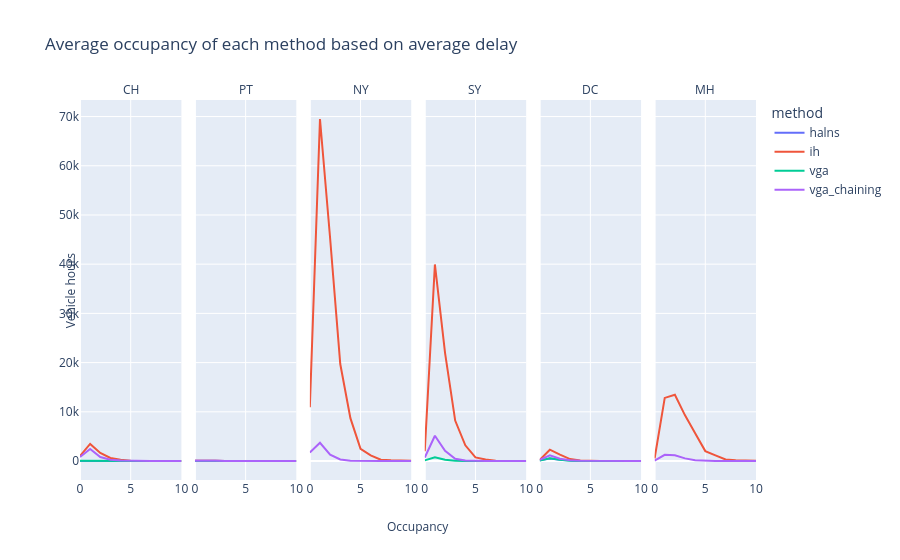

Write notebook code for a chart like this one.
### Markdown cell above
for each city - if capacity was set to 4, 6, 10 - how occupied it was?

### Code cell
occ_df = oc_df[['area_short', 'vehicle_hours', 'occupancy', 'method']].drop_duplicates().groupby(['area_short', 'occupancy', 'method']).sum().reset_index()
occ_df = occ_df.sort_values(by=['occupancy'])
area_occ_df = occ_df[occ_df['area_short'] == 'MH']
# sorted_occ_df = occ_df.sort_values(by=['vehicle_hours'])
fig = px.line(
    occ_df,
    # area_occ_df,
    x='occupancy',
    y='vehicle_hours',
    # x='vehicle_hours',
    # y='occupancy',
    color='method',
    # barmode='group',
    title=f'Average occupancy of each method based on average delay',
    facet_col='area_short',
)

# fig.update_layout(
#     height=800,
#     width=1400,
# )

# small figures
fig.for_each_yaxis(lambda y: y.update(title=''))  # Remove titles
fig.for_each_xaxis(lambda x: x.update(title=''))  # Remove titles

# titles
# fig.add_annotation(x=0.5, y=1.15, text="Area", xref="paper", yref="paper", showarrow=False) # facet column title
# fig.add_annotation(x=1.02, y=0.5, text="Duration [min]", xref="paper", yref="paper", showarrow=False, textangle=90) # facet row title
fig.add_annotation(x=-0.03, y=0.5, text="Vehicle hours", textangle=-90, xref="paper", yref="paper", showarrow=False) # y axis title
fig.add_annotation(x=0.5, y=-0.15, text="Occupancy", xref="paper", yref="paper", showarrow=False) #x axis title
fig.for_each_annotation(lambda a: a.update(text=a.text.split("=")[-1]))
fig.show()

### Figure 1 — Plotly figure (JSON) as saved in the notebook; plotly's stock layout.template omitted (floating-point values rounded to 4 significant figures)
{"data": [{"hovertemplate": "method=halns<br>area_short=CH<br>occupancy=%{x}<br>vehicle_hours=%{y}<extra></extra>", "legendgroup": "halns", "line": {"color": "#636efa", "dash": "solid"}, "marker": {"symbol": "circle"}, "mode": "lines", "name": "halns", "orientation": "v", "showlegend": true, "type": "scatter", "x": [0, 1, 2, 3, 4, 5, 6, 7, 8, 9, 10], "xaxis": "x", "y": [8.448, 6.171, 3.456, 2.599, 0.5625, 0.5142, 0.09694, 0.0, 0.0, 0.0, 0.0], "yaxis": "y"}, {"hovertemplate": "method=halns<br>area_short=PT<br>occupancy=%{x}<br>vehicle_hours=%{y}<extra></extra>", "legendgroup": "halns", "line": {"color": "#636efa", "dash": "solid"}, "marker": {"symbol": "circle"}, "mode": "lines", "name": "halns", "orientation": "v", "showlegend": false, "type": "scatter", "x": [0, 1, 2, 3, 4, 5, 6, 7, 8, 9, 10], "xaxis": "x2", "y": [33.08, 79.52, 40.12, 17.69, 5.492, 0.0, 0.0, 0.0, 0.0, 0.0, 0.0], "yaxis": "y2"}, {"hovertemplate": "method=halns<br>area_short=DC<br>occupancy=%{x}<br>vehicle_hours=%{y}<extra></extra>", "legendgroup": "halns", "line": {"color": "#636efa", "dash": "solid"}, "marker": {"symbol": "circle"}, "mode": "lines", "name": "halns", "orientation": "v", "showlegend": false, "type": "scatter", "x": [0, 1, 2, 3, 4, 5, 6, 7, 8, 9, 10], "xaxis": "x5", "y": [124.1, 521.8, 237.3, 48.38, 9.101, 1.371, 0.08472, 0.0, 0.0, 0.0, 0.0], "yaxis": "y5"}, {"hovertemplate": "method=ih<br>area_short=CH<br>occupancy=%{x}<br>vehicle_hours=%{y}<extra></extra>", "legendgroup": "ih", "line": {"color": "#EF553B", "dash": "solid"}, "marker": {"symbol": "circle"}, "mode": "lines", "name": "ih", "orientation": "v", "showlegend": true, "type": "scatter", "x": [0, 1, 2, 3, 4, 5, 6, 7, 8, 9, 10], "xaxis": "x", "y": [1022.0, 3472.0, 1636.0, 611.2, 238.3, 48.58, 18.08, 1.806, 0.5089, 0.04583, 0.0], "yaxis": "y"}, {"hovertemplate": "method=ih<br>area_short=PT<br>occupancy=%{x}<br>vehicle_hours=%{y}<extra></extra>", "legendgroup": "ih", "line": {"color": "#EF553B", "dash": "solid"}, "marker": {"symbol": "circle"}, "mode": "lines", "name": "ih", "orientation": "v", "showlegend": false, "type": "scatter", "x": [0, 1, 2, 3, 4, 5, 6, 7, 8, 9, 10], "xaxis": "x2", "y": [43.12, 99.42, 40.57, 14.93, 4.661, 0.0, 0.0, 0.0, 0.0, 0.0, 0.0], "yaxis": "y2"}, {"hovertemplate": "method=ih<br>area_short=NY<br>occupancy=%{x}<br>vehicle_hours=%{y}<extra></extra>", "legendgroup": "ih", "line": {"color": "#EF553B", "dash": "solid"}, "marker": {"symbol": "circle"}, "mode": "lines", "name": "ih", "orientation": "v", "showlegend": false, "type": "scatter", "x": [0, 1, 2, 3, 4, 5, 6, 7, 8, 9, 10], "xaxis": "x3", "y": [10930.0, 69500.0, 45260.0, 19710.0, 8708.0, 2476.0, 1156.0, 272.5, 144.8, 77.31, 30.2], "yaxis": "y3"}, {"hovertemplate": "method=ih<br>area_short=SY<br>occupancy=%{x}<br>vehicle_hours=%{y}<extra></extra>", "legendgroup": "ih", "line": {"color": "#EF553B", "dash": "solid"}, "marker": {"symbol": "circle"}, "mode": "lines", "name": "ih", "orientation": "v", "showlegend": false, "type": "scatter", "x": [0, 1, 2, 3, 4, 5, 6, 7, 8, 9, 10], "xaxis": "x4", "y": [1972.0, 39950.0, 21980.0, 8215.0, 3190.0, 729.9, 297.0, 56.33, 21.23, 11.64, 10.55], "yaxis": "y4"}, {"hovertemplate": "method=ih<br>area_short=DC<br>occupancy=%{x}<br>vehicle_hours=%{y}<extra></extra>", "legendgroup": "ih", "line": {"color": "#EF553B", "dash": "solid"}, "marker": {"symbol": "circle"}, "mode": "lines", "name": "ih", "orientation": "v", "showlegend": false, "type": "scatter", "x": [0, 1, 2, 3, 4, 5, 6, 7, 8, 9, 10], "xaxis": "x5", "y": [196.4, 2300.0, 1279.0, 393.6, 96.18, 8.834, 2.826, 0.08722, 0.0, 0.0, 0.0], "yaxis": "y5"}, {"hovertemplate": "method=ih<br>area_short=MH<br>occupancy=%{x}<br>vehicle_hours=%{y}<extra></extra>", "legendgroup": "ih", "line": {"color": "#EF553B", "dash": "solid"}, "marker": {"symbol": "circle"}, "mode": "lines", "name": "ih", "orientation": "v", "showlegend": false, "type": "scatter", "x": [0, 1, 2, 3, 4, 5, 6, 7, 8, 9, 10], "xaxis": "x6", "y": [513.3, 12820.0, 13470.0, 9283.0, 5644.0, 2014.0, 1130.0, 294.6, 172.0, 92.51, 38.34], "yaxis": "y6"}, {"hovertemplate": "method=vga<br>area_short=CH<br>occupancy=%{x}<br>vehicle_hours=%{y}<extra></extra>", "legendgroup": "vga", "line": {"color": "#00cc96", "dash": "solid"}, "marker": {"symbol": "circle"}, "mode": "lines", "name": "vga", "orientation": "v", "showlegend": true, "type": "scatter", "x": [0, 1, 2, 3, 4, 5, 6, 7, 8, 9, 10], "xaxis": "x", "y": [41.64, 57.61, 10.36, 3.796, 0.42, 0.02722, 0.0, 0.0, 0.0, 0.0, 0.0], "yaxis": "y"}, {"hovertemplate": "method=vga<br>area_short=PT<br>occupancy=%{x}<br>vehicle_hours=%{y}<extra></extra>", "legendgroup": "vga", "line": {"color": "#00cc96", "dash": "solid"}, "marker": {"symbol": "circle"}, "mode": "lines", "name": "vga", "orientation": "v", "showlegend": false, "type": "scatter", "x": [0, 1, 2, 3, 4, 5, 6, 7, 8, 9, 10], "xaxis": "x2", "y": [3.534, 9.54, 3.772, 1.391, 0.3117, 0.0, 0.0, 0.0, 0.0, 0.0, 0.0], "yaxis": "y2"}, {"hovertemplate": "method=vga<br>area_short=SY<br>occupancy=%{x}<br>vehicle_hours=%{y}<extra></extra>", "legendgroup": "vga", "line": {"color": "#00cc96", "dash": "solid"}, "marker": {"symbol": "circle"}, "mode": "lines", "name": "vga", "orientation": "v", "showlegend": false, "type": "scatter", "x": [0, 1, 2, 3, 4, 5, 6, 7, 8, 9, 10], "xaxis": "x4", "y": [127.2, 746.4, 235.5, 35.8, 10.84, 0.1811, 0.01639, 0.0, 0.0, 0.0, 0.0], "yaxis": "y4"}, {"hovertemplate": "method=vga<br>area_short=DC<br>occupancy=%{x}<br>vehicle_hours=%{y}<extra></extra>", "legendgroup": "vga", "line": {"color": "#00cc96", "dash": "solid"}, "marker": {"symbol": "circle"}, "mode": "lines", "name": "vga", "orientation": "v", "showlegend": false, "type": "scatter", "x": [0, 1, 2, 3, 4, 5, 6, 7, 8, 9, 10], "xaxis": "x5", "y": [79.13, 559.1, 253.1, 55.63, 10.77, 1.67, 0.0775, 0.0, 0.0, 0.0, 0.0], "yaxis": "y5"}, {"hovertemplate": "method=vga_chaining<br>area_short=CH<br>occupancy=%{x}<br>vehicle_hours=%{y}<extra></extra>", "legendgroup": "vga_chaining", "line": {"color": "#ab63fa", "dash": "solid"}, "marker": {"symbol": "circle"}, "mode": "lines", "name": "vga_chaining", "orientation": "v", "showlegend": true, "type": "scatter", "x": [0, 1, 2, 3, 4, 5, 6, 7, 8, 9, 10], "xaxis": "x", "y": [828.2, 2452.0, 807.9, 276.8, 90.15, 17.13, 4.885, 0.6856, 0.1528, 0.005556, 0.0], "yaxis": "y"}, {"hovertemplate": "method=vga_chaining<br>area_short=PT<br>occupancy=%{x}<br>vehicle_hours=%{y}<extra></extra>", "legendgroup": "vga_chaining", "line": {"color": "#ab63fa", "dash": "solid"}, "marker": {"symbol": "circle"}, "mode": "lines", "name": "vga_chaining", "orientation": "v", "showlegend": false, "type": "scatter", "x": [0, 1, 2, 3, 4, 5, 6, 7, 8, 9, 10], "xaxis": "x2", "y": [40.4, 106.7, 32.69, 12.64, 3.44, 0.0, 0.0, 0.0, 0.0, 0.0, 0.0], "yaxis": "y2"}, {"hovertemplate": "method=vga_chaining<br>area_short=NY<br>occupancy=%{x}<br>vehicle_hours=%{y}<extra></extra>", "legendgroup": "vga_chaining", "line": {"color": "#ab63fa", "dash": "solid"}, "marker": {"symbol": "circle"}, "mode": "lines", "name": "vga_chaining", "orientation": "v", "showlegend": false, "type": "scatter", "x": [0, 1, 2, 3, 4, 5, 6, 7, 8, 9, 10], "xaxis": "x3", "y": [1740.0, 3708.0, 1287.0, 309.7, 74.05, 8.508, 1.496, 0.02694, 0.0, 0.0, 0.0], "yaxis": "y3"}, {"hovertemplate": "method=vga_chaining<br>area_short=SY<br>occupancy=%{x}<br>vehicle_hours=%{y}<extra></extra>", "legendgroup": "vga_chaining", "line": {"color": "#ab63fa", "dash": "solid"}, "marker": {"symbol": "circle"}, "mode": "lines", "name": "vga_chaining", "orientation": "v", "showlegend": false, "type": "scatter", "x": [0, 1, 2, 3, 4, 5, 6, 7, 8, 9, 10], "xaxis": "x4", "y": [703.6, 5131.0, 2069.0, 446.4, 108.3, 5.844, 0.6269, 0.03861, 0.07, 0.0, 0.0], "yaxis": "y4"}, {"hovertemplate": "method=vga_chaining<br>area_short=DC<br>occupancy=%{x}<br>vehicle_hours=%{y}<extra></extra>", "legendgroup": "vga_chaining", "line": {"color": "#ab63fa", "dash": "solid"}, "marker": {"symbol": "circle"}, "mode": "lines", "name": "vga_chaining", "orientation": "v", "showlegend": false, "type": "scatter", "x": [0, 1, 2, 3, 4, 5, 6, 7, 8, 9, 10], "xaxis": "x5", "y": [215.9, 1151.0, 465.8, 150.2, 37.88, 1.227, 0.0, 0.0, 0.0, 0.0, 0.0], "yaxis": "y5"}, {"hovertemplate": "method=vga_chaining<br>area_short=MH<br>occupancy=%{x}<br>vehicle_hours=%{y}<extra></extra>", "legendgroup": "vga_chaining", "line": {"color": "#ab63fa", "dash": "solid"}, "marker": {"symbol": "circle"}, "mode": "lines", "name": "vga_chaining", "orientation": "v", "showlegend": false, "type": "scatter", "x": [0, 1, 2, 3, 4, 5, 6, 7, 8, 9, 10], "xaxis": "x6", "y": [67.54, 1266.0, 1155.0, 532.6, 147.3, 19.49, 3.551, 0.05917, 0.0, 0.0, 0.0], "yaxis": "y6"}], "layout": {"annotations": [{"showarrow": false, "text": "CH", "x": 0.075, "xanchor": "center", "xref": "paper", "y": 1, "yanchor": "bottom", "yref": "paper"}, {"showarrow": false, "text": "PT", "x": 0.245, "xanchor": "center", "xref": "paper", "y": 1, "yanchor": "bottom", "yref": "paper"}, {"showarrow": false, "text": "NY", "x": 0.415, "xanchor": "center", "xref": "paper", "y": 1, "yanchor": "bottom", "yref": "paper"}, {"showarrow": false, "text": "SY", "x": 0.585, "xanchor": "center", "xref": "paper", "y": 1, "yanchor": "bottom", "yref": "paper"}, {"showarrow": false, "text": "DC", "x": 0.755, "xanchor": "center", "xref": "paper", "y": 1, "yanchor": "bottom", "yref": "paper"}, {"showarrow": false, "text": "MH", "x": 0.925, "xanchor": "center", "xref": "paper", "y": 1, "yanchor": "bottom", "yref": "paper"}, {"showarrow": false, "text": "Vehicle hours", "textangle": -90, "x": -0.03, "xref": "paper", "y": 0.5, "yref": "paper"}, {"showarrow": false, "text": "Occupancy", "x": 0.5, "xref": "paper", "y": -0.15, "yref": "paper"}], "legend": {"title": {"text": "method"}, "tracegroupgap": 0}, "title": {"text": "Average occupancy of each method based on average delay"}, "xaxis": {"anchor": "y", "domain": [0, 0.15], "title": {"text": ""}}, "xaxis2": {"anchor": "y2", "domain": [0.17, 0.32], "matches": "x", "title": {"text": ""}}, "xaxis3": {"anchor": "y3", "domain": [0.34, 0.49], "matches": "x", "title": {"text": ""}}, "xaxis4": {"anchor": "y4", "domain": [0.51, 0.66], "matches": "x", "title": {"text": ""}}, "xaxis5": {"anchor": "y5", "domain": [0.68, 0.83], "matches": "x", "title": {"text": ""}}, "xaxis6": {"anchor": "y6", "domain": [0.85, 1], "matches": "x", "title": {"text": ""}}, "yaxis": {"anchor": "x", "domain": [0, 1], "title": {"text": ""}}, "yaxis2": {"anchor": "x2", "domain": [0, 1], "matches": "y", "showticklabels": false, "title": {"text": ""}}, "yaxis3": {"anchor": "x3", "domain": [0, 1], "matches": "y", "showticklabels": false, "title": {"text": ""}}, "yaxis4": {"anchor": "x4", "domain": [0, 1], "matches": "y", "showticklabels": false, "title": {"text": ""}}, "yaxis5": {"anchor": "x5", "domain": [0, 1], "matches": "y", "showticklabels": false, "title": {"text": ""}}, "yaxis6": {"anchor": "x6", "domain": [0, 1], "matches": "y", "showticklabels": false, "title": {"text": ""}}}}
